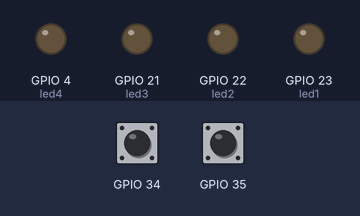
The sketch below on a simulated ESP32. Shown: output pins drawn as LEDs (lit = HIGH). The test bench sets the inputs (shaded band); at power-on: GPIO 35 HIGH, GPIO 34 HIGH.

Above: at 1.2 s.
1.3 s: GPIO 35 pulled LOW for 0.15 s
At 3.1 s:
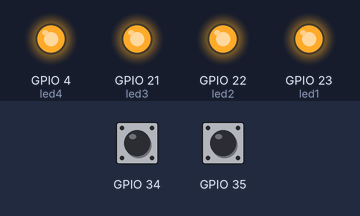
4.4 s: GPIO 34 pulled LOW for 0.15 s
At 5.2 s:
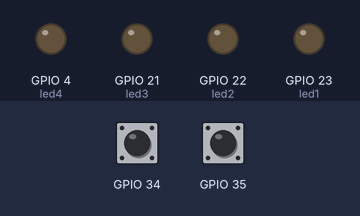
6.0 s: GPIO 35 pulled LOW for 1 s
At 9.7 s:
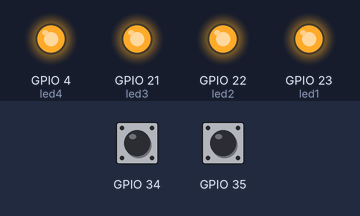
10.0 s: GPIO 35 pulled LOW for 3.2 s
Timing chart, 0 to 66.5 s (numbered marks = the images above; inputs shaded):
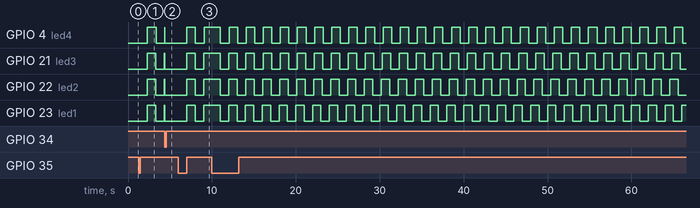

The sketch:

RunningLedsUsingTimers.ino
```cpp
const int led1=23;
const int led2=22;
const int led3=21;
const int led4=4;
long currentTime = 0;

unsigned long button_time = 0;
unsigned long last_button_time = 0;

struct Button {
	const uint8_t PIN;
	bool pressed;
};

Button buttonRun = {35, false};
Button buttonStop = {34, false};

hw_timer_t *My_timer1 = NULL;
hw_timer_t *My_timer2 = NULL;
hw_timer_t *My_timer3 = NULL;
hw_timer_t *My_timer4 = NULL;

void IRAM_ATTR onTimer1(){
  digitalWrite(led4, !digitalRead(led4));
}

void IRAM_ATTR onTimer2(){
  digitalWrite(led3, !digitalRead(led3));
}

void IRAM_ATTR onTimer3(){
  digitalWrite(led2, !digitalRead(led2));
}

void IRAM_ATTR onTimer4(){
  digitalWrite(led1, !digitalRead(led1));
}

void IRAM_ATTR isrRun() {
  button_time = millis();
  if (button_time - last_button_time > 50)
  {
    buttonRun.pressed = true;
    last_button_time = button_time;
  }

      timerAlarmEnable(My_timer4);
      timerAlarmEnable(My_timer3);
      timerAlarmEnable(My_timer2);
      timerAlarmEnable(My_timer1);

}

void IRAM_ATTR isrStop() {
  button_time = millis();
  if (button_time - last_button_time > 50)
  {
    buttonStop.pressed = true;
    last_button_time = button_time;
  }
  timerAlarmDisable(My_timer1);
  timerAlarmDisable(My_timer2);
  timerAlarmDisable(My_timer3);
  timerAlarmDisable(My_timer4);
  digitalWrite(led1, LOW);
  digitalWrite(led2, LOW);
  digitalWrite(led3, LOW);
  digitalWrite(led4, LOW);

}

void setup() {
  pinMode(led1, OUTPUT);
  pinMode(led2, OUTPUT);
  pinMode(led3, OUTPUT);
  pinMode(led4, OUTPUT);
  pinMode(buttonRun.PIN, INPUT_PULLUP);
  pinMode(buttonStop.PIN, INPUT_PULLUP);

  My_timer1 = timerBegin(0, 80, true);
  My_timer2 = timerBegin(1, 80, true);
  My_timer3 = timerBegin(2, 80, true);
  My_timer4 = timerBegin(3, 80, true);

  timerAttachInterrupt(My_timer4, &onTimer4, true);
  timerAttachInterrupt(My_timer3, &onTimer3, true);
  timerAttachInterrupt(My_timer2, &onTimer2, true);
  timerAttachInterrupt(My_timer1, &onTimer1, true);

  timerAlarmWrite(My_timer4, 1000000, true);
  timerAlarmWrite(My_timer3, 1010000, true);
  timerAlarmWrite(My_timer2, 1015000, true);
  timerAlarmWrite(My_timer1, 1020000, true);

  attachInterrupt(buttonRun.PIN, isrRun, FALLING);
  attachInterrupt(buttonStop.PIN, isrStop, FALLING);
}

void loop() {


}
```

Measured:
- after the input at 1.3 s, GPIO 4 (led4), GPIO 21 (led3), GPIO 22 (led2), GPIO 23 (led1): LOW → HIGH after 1.0 s, → LOW 1.0 s later, → HIGH 1.0 s later
- after the input at 4.4 s, GPIO 4 (led4): HIGH → LOW after 0.00 s instead of 0.98 s; GPIO 21 (led3): HIGH → LOW after 0.00 s instead of 0.96 s; GPIO 22 (led2): HIGH → LOW after 0.00 s instead of 0.94 s; GPIO 23 (led1): HIGH → LOW after 0.00 s instead of 0.90 s
- after the input at 6.0 s, GPIO 4 (led4), GPIO 21 (led3), GPIO 22 (led2), GPIO 23 (led1): LOW → HIGH after 1.0 s, → LOW 1.0 s later, → HIGH 1.0 s later
